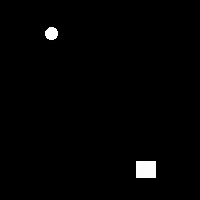
#> input picture frame 3 of project2.avi, 200 x 200 px
$ python object_tracking.py
#> lines starting #> are read from the running program, lines starting #| are printed output that depends on the picture; after the words box and inside, x2 and y2 are one past the last pixel; in counts of white or black regions, pixels touching at a corner belong together
### detectors.py

import numpy as np
import cv2

debug = 1

class Detectors:

    def Detect(self, frame):
            gray = cv2.cvtColor(frame, cv2.COLOR_BGR2GRAY)

            if (debug == 1):
                cv2.imshow('gray', gray)

            ret, thresh = cv2.threshold(gray, 127, 255, cv2.THRESH_BINARY)

            # Find contours
            contours, hierarchy = cv2.findContours(thresh,cv2.RETR_EXTERNAL,cv2.CHAIN_APPROX_SIMPLE)

            # if (debug == 0):
            #     cv2.imshow('thresh', thresh)

            centers = []
            # vector of object centroids in a frame
            # we only care about centroids with size of bug in this example
            # recommended to be tunned based on expected object size for
            # improved performance
            blob_radius_thresh = 1
            # Find centroid for each valid contours
            for cnt in contours:
                try:
                    # Calculate and draw circle
                    (x, y), radius = cv2.minEnclosingCircle(cnt)
                    centeroid = (int(x), int(y))
                    radius = int(radius)+3
                    if (radius > blob_radius_thresh):
                        cv2.circle(frame, centeroid, radius, (255, 255, 255), 1)
                        b = np.array([[x], [y]])
                        centers.append(np.round(b))
                except ZeroDivisionError:
                    pass

            return centers

### tracker.py
import numpy as np
from kalman_filter import KalmanFilter
from common import dprint
from scipy.optimize import linear_sum_assignment


class Track:

    def __init__(self, prediction, trackIdCount):
        self.track_id = trackIdCount  # identification of each track object
        self.KF = KalmanFilter()  # KF instance to track this object
        self.prediction = np.asarray(prediction)  # predicted centroids (x,y)
        self.skipped_frames = 0  # number of frames skipped undetected
        self.trace = []  # trace path

class Tracker:

    def __init__(self, dist_thresh, max_frames_to_skip, max_trace_length, trackIdCount):

        self.dist_thresh = dist_thresh
        self.max_frames_to_skip = max_frames_to_skip
        self.max_trace_length = max_trace_length
        self.trackIdCount = trackIdCount
        self.tracks = []

    def Update(self, detections):
        # Create tracks if no tracks vector found
        if (len(self.tracks) == 0):
            for i in range(len(detections)):
                track = Track(detections[i], self.trackIdCount)
                self.trackIdCount += 1
                self.tracks.append(track) # tracks: object of Tracker

        # Calculate cost using sum of square distance between predicted vs detected centroids
        N = len(self.tracks)
        M = len(detections)

        cost = np.zeros(shape=(N, M))   # Cost matrix

        for i in range(len(self.tracks)):
            for j in range(len(detections)):
                try:
                    diff = self.tracks[i].prediction - detections[j]
                    distance = np.sqrt(diff[0][0]*diff[0][0] +diff[1][0]*diff[1][0]) # diff[0][0] -> x of diff, diff[1][0] -> y of diff
                    cost[i][j] = distance
                except:
                    pass
        # Let's average the squared ERROR
        cost = (0.5) * cost
        # Using Hungarian Algorithm assign the correct detected measurements to predicted tracks
        assignment = []

        for _ in range(N):
            assignment.append(-1)
        row_ind, col_ind = linear_sum_assignment(cost)

        for i in range(len(row_ind)):
            assignment[row_ind[i]] = col_ind[i]

        # Identify tracks with no assignment, if any
        un_assigned_tracks = []

        for i in range(len(assignment)):
            if (assignment[i] != -1):
                print(cost[i][assignment[i]],i)
                # check for cost distance threshold.
                # If cost is very high then un_assign (delete) the track
                if (cost[i][assignment[i]] > self.dist_thresh):
                    assignment[i] = -1
                    un_assigned_tracks.append(i)
                pass
            else:
                self.tracks[i].skipped_frames += 1

        # If tracks are not detected for long time, remove them
        del_tracks = []
        for i in range(len(self.tracks)):
            if (self.tracks[i].skipped_frames > self.max_frames_to_skip):
                del_tracks.append(i)
        if len(del_tracks) > 0:  # only when skipped frame exceeds max
            for id in del_tracks:
                if id < len(self.tracks):
                    del self.tracks[id]
                    del assignment[id]
                else:
                    dprint("ERROR: id is greater than length of tracks")

        # Now look for un_assigned detects
        un_assigned_detects = []
        for i in range(len(detections)):
                if i not in assignment:
                    un_assigned_detects.append(i)

        # Start new tracks
        if(len(un_assigned_detects) != 0):
            for i in range(len(un_assigned_detects)):
                track = Track(detections[un_assigned_detects[i]],self.trackIdCount)
                self.trackIdCount += 1
                self.tracks.append(track)

        # Update KalmanFilter state, lastResults and tracks trace
        for i in range(len(assignment)):
            self.tracks[i].KF.predict()

            if(assignment[i] != -1):
                self.tracks[i].skipped_frames = 0
                self.tracks[i].prediction = self.tracks[i].KF.correct(detections[assignment[i]], 1)
            else:
                self.tracks[i].prediction = self.tracks[i].KF.correct(np.array([[0], [0]]), 0)

            if(len(self.tracks[i].trace) > self.max_trace_length):
                for j in range(len(self.tracks[i].trace) -self.max_trace_length):
                    del self.tracks[i].trace[j]

            self.tracks[i].trace.append(self.tracks[i].prediction)
            self.tracks[i].KF.lastResult = self.tracks[i].prediction

### kalman_filter.py

import numpy as np

class KalmanFilter:

    def __init__(self):

        self.dt = 0.05  # delta time
        self.A = np.array([[1, 0], [0, 1]])  # matrix in observation equations
        self.u = np.zeros((2, 1))  # previous state vector

        # (x,y) tracking object center
        self.b = np.array([[200], [200]])  # vector of observations

        self.P = np.diag((3, 2))  # covariance matrix
        self.F = np.array([[1.0, self.dt], [0.0, 1.0]])  # state transition mat

        self.Q = np.eye(self.u.shape[0])  # process noise matrix
        self.R = np.eye(self.b.shape[0])  # observation noise matrix
        self.lastResult = np.array([[200], [200]])

    def predict(self):

        # Predicted state estimate
        self.u = np.round(np.dot(self.F, self.u))
        # Predicted estimate covariance
        self.P = np.dot(self.F, np.dot(self.P, self.F.T)) + self.Q
        self.lastResult = self.u  # same last predicted result

        return self.u

    def correct(self, b, flag):


        if not flag:  # update using prediction
            self.b = self.lastResult
        else:  # update using detection
            self.b = b

        C = np.dot(self.A, np.dot(self.P, self.A.T)) + self.R
        K = np.dot(self.P, np.dot(self.A.T, np.linalg.inv(C)))

        self.u = np.round(self.u + np.dot(K, (self.b - np.dot(self.A,self.u))))

        self.P = self.P - np.dot(K, np.dot(self.A, self.P))

        self.lastResult = self.u

        return self.u

### object_tracking.py

import cv2

from detectors import Detectors
from tracker import Tracker


def main():

    # Create opencv video capture object
    cap = cv2.VideoCapture('project2.avi')

    # Create Object Detector
    detector = Detectors()
    # Create Object Tracker
    tracker = Tracker(40, 8, 5, 100)

    # Variables initialization

    track_colors = [(255, 0, 0), (0, 255, 0), (0, 0, 255), (255, 255, 0),(0, 255, 255), (255, 0, 255), (255, 127, 255),(127, 0, 255), (127, 0, 127)]

    out = cv2.VideoWriter('Tracking2_wait8.avi', cv2.VideoWriter_fourcc(*'DIVX'), 5, (200,200))


    while(True):
        ret, frame = cap.read()
#> frame is the input picture: shape (200, 200, 3); mean B, G, R 3, 3, 3
        if ret== True :
            centers = detector.Detect(frame)
#> in Detect, `ret, thresh = cv2.threshold(gray, 127, 255, cv2.THRESH_BINARY)`: thresh: shape (200, 200); 1.2% white; 2 white regions
#> in Detect, `contours, hierarchy = cv2.findContours(thresh,cv2.RETR_EXTERNAL,cv2.CH..`: contours = 2 contours; box (x1, y1, x2, y2) and area: (136, 161, 156, 178) 304, (45, 27, 58, 40) 116
#> the loop in Detect, `for cnt in contours:` made 2 passes
#> (cnt, x, y, radius, centeroid) on pass 1: ([[136, 161], [136, 177], [155, 177], [155, 161]], 145.5, 169, 15, (145, 169))
#> (x, y, radius) on pass 2: (51, 33, 9)
#> after the loop in Detect, `for cnt in contours:`:
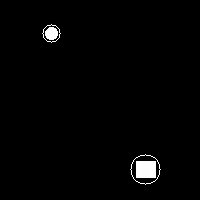
#> frame: shape (200, 200, 3); 0.33% of pixels changed, all inside (x1, y1, x2, y2) = (42, 24, 161, 185)
#> after the loop in Detect, `for cnt in contours:`: centers = [[146, 169], [51, 33]]
#> centers = [[146, 169], [51, 33]]

            # If centroids are detected then track them
            if (len(centers) >= 0):
                # Track object using Kalman Filter
                tracker.Update(centers)
#> the loop in Update, `for i in range(len(detections)):` made 2 passes
#> after the loop in Update, `for i in range(len(detections)):`: self.trackIdCount = 102; self.tracks = 2 items
#> in Update, `N = len(self.tracks)`: N = 2
#> in Update, `cost = np.zeros(shape=(N, M))`: cost = [[0, 0], [0, 0]]
#> the loop in Update, `for i in range(len(self.tracks)):` made 2 passes
#> after the loop in Update, `for i in range(len(self.tracks)):`: cost = [[0, 165.9], [165.9, 0]]
#> in Update, `cost = (0.5) * cost`: cost = [[0, 82.95], [82.95, 0]]
#> in Update, `row_ind, col_ind = linear_sum_assignment(cost)`: row_ind = [0, 1]
#> the loop in Update, `for i in range(len(row_ind)):` made 2 passes
#> the loop in Update, `for i in range(len(assignment)):` made 2 passes
#| 0.0 0
#| 0.0 1
#> after the loop in Update, `for i in range(len(assignment)):`: un_assigned_tracks = []
#> the loop in Update, `for i in range(len(detections)):` made 2 passes
#> the loop in Update, `for i in range(len(assignment)):` made 2 passes
                # For identified object tracks draw tracking line
                # Use various colors to indicate different track_id
                for i in range(len(tracker.tracks)):
                    if (len(tracker.tracks[i].trace) > 1):
                        for j in range(len(tracker.tracks[i].trace)-1):
                            # Draw trace line
                            x1 = tracker.tracks[i].trace[j][0][0]
                            y1 = tracker.tracks[i].trace[j][1][0]

                            x2 = tracker.tracks[i].trace[j+1][0][0]
                            y2 = tracker.tracks[i].trace[j+1][1][0]

                            clr = tracker.tracks[i].track_id % 9
                            cv2.line(frame, (int(x1), int(y1)), (int(x2), int(y2)),track_colors[clr], 2)
#> this loop made 2 passes

                # Display the resulting tracking frame
                cv2.imshow('Tracking', frame)
                cv2.waitKey(100)
                out.write(frame)

        else:
            break;


    cap.release()
    cv2.destroyAllWindows()

    out.release()
if __name__ == "__main__":
    # execute main
    main()

$ run again, starting later in the video
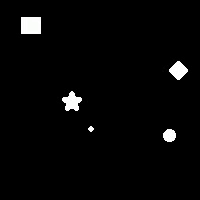
#> input picture frame 17 of project2.avi, 200 x 200 px
#> in main, frame is the input picture: shape (200, 200, 3); mean B, G, R 6, 6.1, 6
#> thresh: shape (200, 200); 2.4% white; 5 white regions
#> contours = 5 contours, 1 with area under 20; largest, box (x1, y1, x2, y2) and area: (21, 17, 41, 34) 304, (62, 91, 82, 111) 207, (169, 61, 188, 80) 196, (163, 129, 176, 142) 116
#> the loop in Detect, `for cnt in contours:` made 5 passes
#> (cnt, x, y, radius, centeroid) on pass 5: ([[21, 17], [21, 33], [40, 33], [40, 17]], 30.5, 25, 15, (30, 25))
#> after the loop in Detect, `for cnt in contours:`:
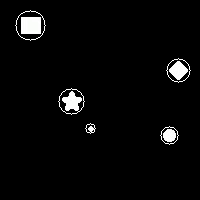
#> frame: shape (200, 200, 3); 0.74% of pixels changed, all inside (x1, y1, x2, y2) = (15, 10, 191, 145)
#> after the loop in Detect, `for cnt in contours:`: centers = [[169, 135], [90, 128], [72, 101], [178, 70], [30, 25]]
#> the loop in Update, `for i in range(len(detections)):` made 5 passes
#> after the loop in Update, `for i in range(len(detections)):`: self.trackIdCount = 105; self.tracks = 5 items
#> N = 5
#> in Update, `cost = np.zeros(shape=(N, M))`: cost = [[0, 0, 0, 0, 0], [0, 0, 0, 0, 0], [0, 0, 0, 0, 0], [0, 0, 0, 0, 0], [0, 0, 0, 0, 0]]
#> the loop in Update, `for i in range(len(self.tracks)):` made 5 passes
#> after the loop in Update, `for i in range(len(self.tracks)):`: cost = [[0, 79.31, 102.8, 65.62, 177.3], [79.31, 0, 32.45, 105.4, 119.2], [102.8, 32.45, 0, 110.4, 86.83], [65.62, 105.4, 110.4, 0, 154.7], [177.3, 119.2, 86.83, 154.7, 0]]
#> in Update, `cost = (0.5) * cost`: cost = [[0, 39.65, 51.39, 32.81, 88.63], [39.65, 0, 16.22, 52.7, 59.6], [51.39, 16.22, 0, 55.22, 43.42], [32.81, 52.7, 55.22, 0, 77.35], [88.63, 59.6, 43.42, 77.35, 0]]
#> row_ind = [0, 1, 2, 3, 4]
#> the loop in Update, `for i in range(len(row_ind)):` made 5 passes
#> the loop in Update, `for i in range(len(assignment)):` made 5 passes
#| 0.0 0
#| 0.0 1
#| 0.0 2
#| 0.0 3
#| 0.0 4
#> after the loop in Update, `for i in range(len(assignment)):`: un_assigned_tracks = []
#> the loop in Update, `for i in range(len(detections)):` made 5 passes
#> the loop in Update, `for i in range(len(assignment)):` made 5 passes
#> the loop in main, `for i in range(len(tracker.tracks)):` made 5 passes
